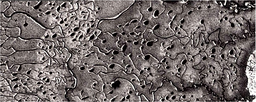
#> input picture resource/0508.png, 256 x 102 px, shrunk from 1003 x 399 before the run
$ python pruebas2.py
#> lines starting #> are read from the running program, lines starting #| are printed output that depends on the picture
import imageio.v2
import matplotlib.pyplot as plt
import numpy as np
import skimage.morphology
from sklearn.cluster import MeanShift as skMeanShift
from skimage.morphology import skeletonize
from skimage import measure
import src.PixelArithmetic as k

im = imageio.v2.imread('../../resource/0508.png')
#> im is the input picture: shape (102, 256, 3); mean R, G, B 113.6, 105.2, 103.8
im = np.clip(im,0,255)

t = np.copy(im)
print('T ', t.shape)
#| T  (102, 256, 3)

a = np.stack((t[:,:,0],t[:,:,1],t[:,:,2]), axis=-1)
print('A', a.shape)
#| A (102, 256, 3)

b = np.column_stack((a[:,:,0].flatten(),a[:,:,1].flatten(),a[:,:,2].flatten()))
print(b.shape)
#| (26112, 3)

print('entre')
otherlabel = skMeanShift(bandwidth=13, bin_seeding=True).fit(b)
#29 con f2.png
#15 con 0408.png
#14 con 0408.png
#14 con 0508Raiz.png
#13 con 0508.png
print('Sali')
print(b.shape)
#| (26112, 3)
print('Cantidad de labels de sklearn: ',len(np.unique(otherlabel.labels_)))
#| Cantidad de labels de sklearn:  5
print(np.unique(otherlabel.labels_))
#| [0 1 2 3 4]

# [12 lines of commented-out code are left out]

resutls = []
for j in range(len(np.unique(otherlabel.labels_))):
    aux = np.copy(b)
    for i in range(aux.shape[0]):
        if otherlabel.labels_[i] == j:
            aux[i] = 255
        else:
            aux[i] = 0
    aux = aux.reshape(a.shape)
    aux = np.clip(aux/255,0.0,1.1)
    resutls.append(aux)
    print('Figura nro: ', j)
#> this loop made 5 passes
#| Figura nro:  0
#| Figura nro:  1
#| Figura nro:  2
#| Figura nro:  3
#| Figura nro:  4
#> pass 1, `aux = aux.reshape(a.shape)`:
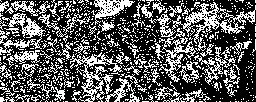
#> aux: shape (102, 256, 3); 35.7% white in thin lines or dots
#> pass 2, `aux = aux.reshape(a.shape)`:
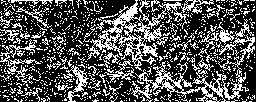
#> aux: shape (102, 256, 3); 32.6% white in thin lines or dots
#> after the loop:
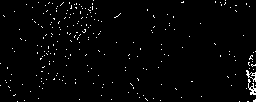
#> aux: shape (102, 256, 3) float64; values 0 (black) and 1 (white), 1.8% white in thin lines or dots
#> after the loop, resutls = 5 items

plt.figure(0)
plt.imshow(resutls[1])
plt.show()


pond_binary = resutls[1][:,:,0]
#> pond_binary: shape (102, 256) float64; values 0 (black) and 1 (white), 32.6% white in thin lines or dots
skeleton = skeletonize(pond_binary)
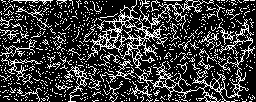
#> skeleton: shape (102, 256) bool; 22.8% white in thin lines or dots
print(pond_binary.shape)
#| (102, 256)

# display results
fig, axes = plt.subplots(nrows=1, ncols=2, figsize=(8, 4),
                         sharex=True, sharey=True)

ax = axes.ravel()

ax[0].imshow(pond_binary, cmap=plt.cm.gray)
ax[0].axis('off')
ax[0].set_title('original', fontsize=20)

ax[1].imshow(skeleton, cmap=plt.cm.gray)
ax[1].axis('off')
ax[1].set_title('skeleton', fontsize=20)

fig.tight_layout()
plt.show()

# Find contours at a constant value of 0.8
contours = measure.find_contours(pond_binary, 0.9)
#> contours = 1933 items
print("Numero de contornos encontrados: " + str(len(contours)))
#| Numero de contornos encontrados: 1933

# Display the image and plot all contours found
fig, ax = plt.subplots()
ax.imshow(pond_binary, cmap=plt.cm.gray)

for contour in contours:
    ax.plot(contour[:, 1], contour[:, 0], linewidth=2)
#> this loop made 1933 passes
#> contour on passes 1, 21, 22: [[0, 2.1], [0.1, 2], [0.1, 1], [0, 0.9]], [[0, 139.1], [0.1, 139], [0, 138.9]], [[0, 141.1], [0.1, 141], [0, 140.9]]

ax.axis('image')
ax.set_xticks([])
ax.set_yticks([])
plt.show()
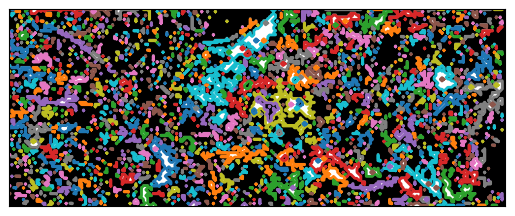
#> figure drawn by matplotlib, 1 panel

contorno_prueba = np.array(contours[0])
#> contorno_prueba = [[0, 2.1], [0.1, 2], [0.1, 1], [0, 0.9]]
print('Contorno de prueba: ', contorno_prueba.shape)
#| Contorno de prueba:  (4, 2)
print(contorno_prueba)
#| [[0.  2.1]
#|  [0.1 2. ]
#|  [0.1 1. ]
#|  [0.  0.9]]

shape_features = []

#> (the run stopped early here; a loop or call above may not have finished)
